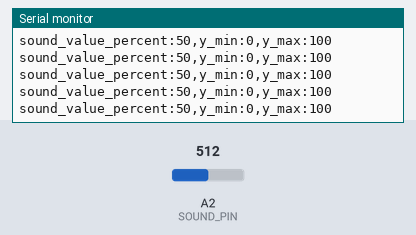
Bench run of a sketch on a simulated Arduino Uno, built with avr-gcc and run on an emulated ATmega328P. Shown: the last lines printed to the serial monitor. The inputs (shaded band) are chosen by the test bench; at power-on: A2 (SOUND_PIN) = 512.

Above: at 1.2 s.
1.3 s: A2 (SOUND_PIN) set to 113
At 2.4 s:
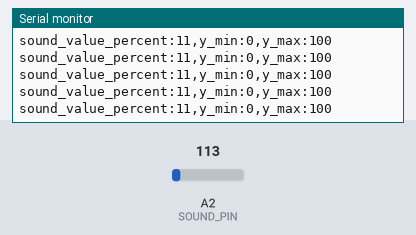
4.3 s: A2 (SOUND_PIN) set to 93
At 4.9 s:
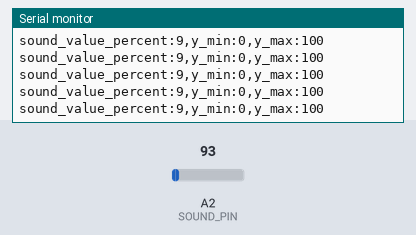
Timing chart, 0 to 7.3 s (numbered marks = the images above; inputs shaded):
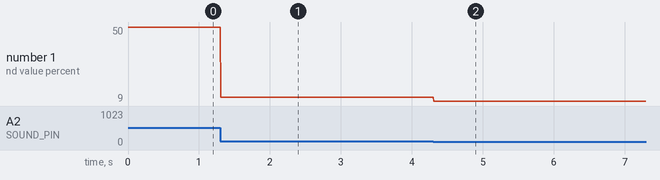

The sketch:

grove-sound-sensor3.ino
```cpp
const int SOUND_PIN = A2;

void setup() {
  Serial.begin(115200);
}

void loop() {
  int sound_value = analogRead(SOUND_PIN);
  int sound_value_percent = map(sound_value, 0, 1023, 0, 100);

  Serial.print("sound_value_percent:");
  Serial.print(sound_value_percent);
  Serial.print(",");

  Serial.print("y_min:");
  Serial.print(0);
  Serial.print(",");

  Serial.print("y_max:");
  Serial.println(100);
}
```

Measured:
- after the input at 1.3 s, the serial monitor: prints a new line at once (image 1)
- after the input at 4.3 s, the serial monitor: prints a new line at once (image 2)
- plotted number 1: 50 → 11 after the input at 1.3 s, 11 → 9 after the input at 4.3 s
